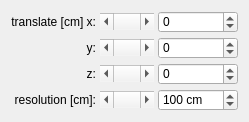
                <widget class="QWidget" name="gridTab3D">
                 <attribute name="title">
                  <string>     3D     </string>
                 </attribute>
                 <attribute name="toolTip">
                  <string>Select for 3D grid</string>
                 </attribute>
                 <layout class="QVBoxLayout" name="verticalLayout_11">
                  <item>
                   <layout class="QGridLayout" name="gridLayout_3" columnstretch="0,1,0">
                    <property name="sizeConstraint">
                     <enum>QLayout::SetDefaultConstraint</enum>
                    </property>
                    <property name="spacing">
                     <number>4</number>
                    </property>
                    <item row="0" column="0">
                     <widget class="QLabel" name="label_15">
                      <property name="toolTip">
                       <string>Translate the grid in x-direction</string>
                      </property>
                      <property name="text">
                       <string>translate [cm] x:</string>
                      </property>
                      <property name="alignment">
                       <set>Qt::AlignRight|Qt::AlignTrailing|Qt::AlignVCenter</set>
                      </property>
                     </widget>
                    </item>
                    <item row="0" column="1">
                     <widget class="QScrollBar" name="grid3DTransX">
                      <property name="sizePolicy">
                       <sizepolicy hsizetype="Minimum" vsizetype="Fixed">
                        <horstretch>0</horstretch>
                        <verstretch>0</verstretch>
                       </sizepolicy>
                      </property>
                      <property name="minimumSize">
                       <size>
                        <width>50</width>
                        <height>17</height>
                       </size>
                      </property>
                      <property name="maximumSize">
                       <size>
                        <width>16777215</width>
                        <height>17</height>
                       </size>
                      </property>
                      <property name="toolTip">
                       <string>Translate the grid in x-direction</string>
                      </property>
                      <property name="minimum">
                       <number>-10000</number>
                      </property>
                      <property name="maximum">
                       <number>10000</number>
                      </property>
                      <property name="value">
                       <number>0</number>
                      </property>
                      <property name="orientation">
                       <enum>Qt::Horizontal</enum>
                      </property>
                     </widget>
                    </item>
                    <item row="0" column="2">
                     <widget class="QSpinBox" name="grid3DTransX_spin">
                      <property name="maximumSize">
                       <size>
                        <width>16777215</width>
                        <height>22</height>
                       </size>
                      </property>
                      <property name="toolTip">
                       <string>Translate the grid in x-direction</string>
                      </property>
                      <property name="minimum">
                       <number>-10000</number>
                      </property>
                      <property name="maximum">
                       <number>10000</number>
                      </property>
                     </widget>
                    </item>
                    <item row="1" column="0">
                     <widget class="QLabel" name="label_49">
                      <property name="toolTip">
                       <string>Translate the grid in y-direction.</string>
                      </property>
                      <property name="text">
                       <string>y:</string>
                      </property>
                      <property name="alignment">
                       <set>Qt::AlignRight|Qt::AlignTrailing|Qt::AlignVCenter</set>
                      </property>
                     </widget>
                    </item>
                    <item row="1" column="1">
                     <widget class="QScrollBar" name="grid3DTransY">
                      <property name="minimumSize">
                       <size>
                        <width>0</width>
                        <height>17</height>
                       </size>
                      </property>
                      <property name="maximumSize">
                       <size>
                        <width>16777215</width>
                        <height>17</height>
                       </size>
                      </property>
                      <property name="toolTip">
                       <string>Translate the grid in y-direction.</string>
                      </property>
                      <property name="minimum">
                       <number>-10000</number>
                      </property>
                      <property name="maximum">
                       <number>10000</number>
                      </property>
                      <property name="orientation">
                       <enum>Qt::Horizontal</enum>
                      </property>
                     </widget>
                    </item>
                    <item row="1" column="2">
                     <widget class="QSpinBox" name="grid3DTransY_spin">
                      <property name="maximumSize">
                       <size>
                        <width>16777215</width>
                        <height>22</height>
                       </size>
                      </property>
                      <property name="toolTip">
                       <string>Translate the grid in y-direction.</string>
                      </property>
                      <property name="minimum">
                       <number>-10000</number>
                      </property>
                      <property name="maximum">
                       <number>10000</number>
                      </property>
                     </widget>
                    </item>
                    <item row="2" column="0">
                     <widget class="QLabel" name="label_50">
                      <property name="toolTip">
                       <string>2D: Rotate the grid clockwise. 3D: Translate the grid in z-direction.</string>
                      </property>
                      <property name="text">
                       <string>z:</string>
                      </property>
                      <property name="alignment">
                       <set>Qt::AlignRight|Qt::AlignTrailing|Qt::AlignVCenter</set>
                      </property>
                     </widget>
                    </item>
                    <item row="2" column="1">
                     <widget class="QScrollBar" name="grid3DTransZ">
                      <property name="sizePolicy">
                       <sizepolicy hsizetype="Minimum" vsizetype="Fixed">
                        <horstretch>0</horstretch>
                        <verstretch>0</verstretch>
                       </sizepolicy>
                      </property>
                      <property name="minimumSize">
                       <size>
                        <width>50</width>
                        <height>17</height>
                       </size>
                      </property>
                      <property name="maximumSize">
                       <size>
                        <width>16777215</width>
                        <height>17</height>
                       </size>
                      </property>
                      <property name="toolTip">
                       <string>2D: Rotate the grid clockwise. 3D: Translate the grid in z-direction.</string>
                      </property>
                      <property name="minimum">
                       <number>-10000</number>
                      </property>
                      <property name="maximum">
                       <number>10000</number>
                      </property>
                      <property name="orientation">
                       <enum>Qt::Horizontal</enum>
                      </property>
                     </widget>
                    </item>
                    <item row="2" column="2">
                     <widget class="QSpinBox" name="grid3DTransZ_spin">
                      <property name="enabled">
                       <bool>true</bool>
                      </property>
                      <property name="maximumSize">
                       <size>
                        <width>16777215</width>
                        <height>22</height>
                       </size>
                      </property>
                      <property name="toolTip">
                       <string>2D: Rotate the grid clockwise. 3D: Translate the grid in z-direction.</string>
                      </property>
                      <property name="suffix">
                       <string/>
                      </property>
                      <property name="minimum">
                       <number>-1000</number>
                      </property>
                      <property name="maximum">
                       <number>1000</number>
                      </property>
                     </widget>
                    </item>
                    <item row="3" column="0">
                     <widget class="QLabel" name="label_51">
                      <property name="toolTip">
                       <string>Scale the gridcells</string>
                      </property>
                      <property name="layoutDirection">
                       <enum>Qt::LeftToRight</enum>
                      </property>
                      <property name="text">
                       <string>resolution [cm]:</string>
                      </property>
                      <property name="alignment">
                       <set>Qt::AlignRight|Qt::AlignTrailing|Qt::AlignVCenter</set>
                      </property>
                     </widget>
                    </item>
                    <item row="3" column="1">
                     <widget class="QScrollBar" name="grid3DResolution">
                      <property name="minimumSize">
                       <size>
                        <width>0</width>
                        <height>17</height>
                       </size>
                      </property>
                      <property name="maximumSize">
                       <size>
                        <width>16777215</width>
                        <height>17</height>
                       </size>
                      </property>
                      <property name="toolTip">
                       <string>Scale the gridcells</string>
                      </property>
                      <property name="minimum">
                       <number>1</number>
                      </property>
                      <property name="maximum">
                       <number>10000</number>
                      </property>
                      <property name="singleStep">
                       <number>1</number>
                      </property>
                      <property name="pageStep">
                       <number>10</number>
                      </property>
                      <property name="value">
                       <number>100</number>
                      </property>
                      <property name="sliderPosition">
                       <number>100</number>
                      </property>
                      <property name="orientation">
                       <enum>Qt::Horizontal</enum>
                      </property>
                      <property name="invertedAppearance">
                       <bool>false</bool>
                      </property>
                      <property name="invertedControls">
                       <bool>true</bool>
                      </property>
                     </widget>
                    </item>
                    <item row="3" column="2">
                     <widget class="QSpinBox" name="grid3DResolution_spin">
                      <property name="maximumSize">
                       <size>
                        <width>16777215</width>
                        <height>22</height>
                       </size>
                      </property>
                      <property name="toolTip">
                       <string>Scale the gridcells</string>
                      </property>
                      <property name="suffix">
                       <string> cm</string>
                      </property>
                      <property name="prefix">
                       <string/>
                      </property>
                      <property name="minimum">
                       <number>1</number>
                      </property>
                      <property name="maximum">
                       <number>10000</number>
                      </property>
                      <property name="singleStep">
                       <number>10</number>
                      </property>
                      <property name="value">
                       <number>100</number>
                      </property>
                     </widget>
                    </item>
                   </layout>
                  </item>
                 </layout>
                </widget>
